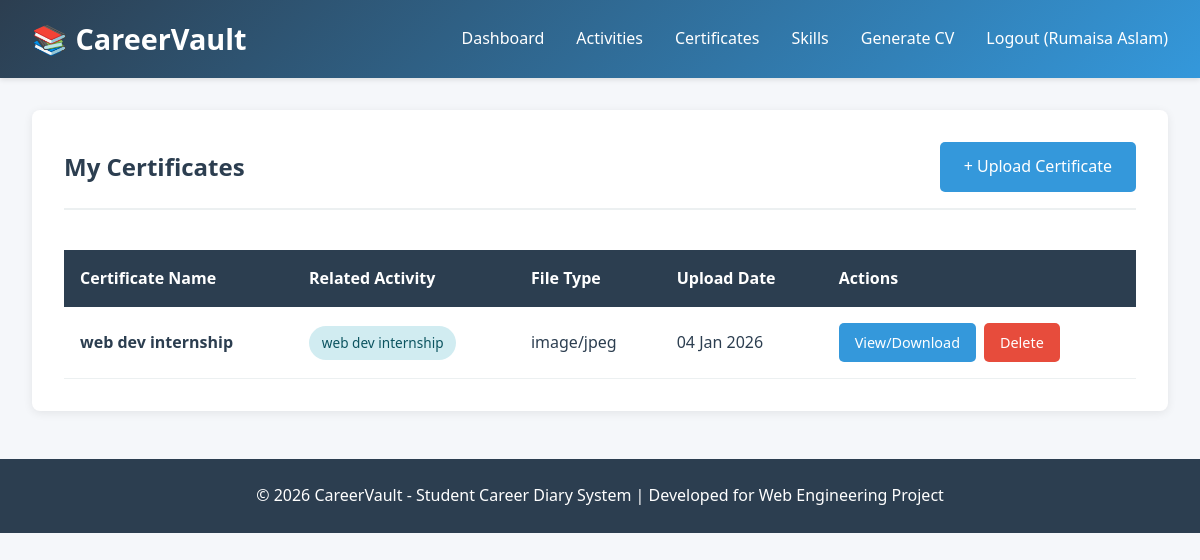
The app's page /certificates/index.php (signed in) with its own data.
### tables this page shows
CREATE TABLE `certificates` (
  `certificate_id` int(11) NOT NULL,
  `user_id` int(11) NOT NULL,
  `activity_id` int(11) DEFAULT NULL,
  `certificate_name` varchar(200) NOT NULL,
  `file_path` varchar(255) NOT NULL,
  `file_type` varchar(50) DEFAULT NULL,
  `upload_date` timestamp NOT NULL DEFAULT current_timestamp()
);

CREATE TABLE `activities` (
  `activity_id` int(11) NOT NULL,
  `user_id` int(11) NOT NULL,
  `title` varchar(200) NOT NULL,
  `type` enum('Internship','Course','Conference','Workshop') NOT NULL,
  `organization` varchar(200) NOT NULL,
  `start_date` date NOT NULL,
  `end_date` date DEFAULT NULL,
  `status` enum('Ongoing','Completed') DEFAULT 'Ongoing',
  `description` text DEFAULT NULL,
  `created_at` timestamp NOT NULL DEFAULT current_timestamp(),
  `updated_at` timestamp NOT NULL DEFAULT current_timestamp() ON UPDATE current_timestamp()
);

### includes/session.php (called while the page is built, shortened)
<?php
function get_user_id() {
    return $_SESSION['user_id'] ?? null;
}
?>

### includes/helpers.php (called while the page is built, shortened)
<?php
function format_date($date) {
    return date('d M Y', strtotime($date));
}

### certificates/index.php (the view, shortened to what this page needs)
<?php
require_once __DIR__ . '/../config/db.php';
require_once __DIR__ . '/../includes/session.php';
require_once __DIR__ . '/../includes/helpers.php';
$user_id = get_user_id();
$sql = "SELECT c.*, a.title as activity_title FROM certificates c
        LEFT JOIN activities a ON c.activity_id = a.activity_id
        WHERE c.user_id = ? ORDER BY c.upload_date DESC";
$stmt = $conn->prepare($sql);
$stmt->bind_param("i", $user_id);
$stmt->execute();
$certificates = $stmt->get_result();
include '../includes/header.php';
?>
<div class="container">
    <div class="card">
        <div class="card-header">
            <h2 class="card-title">My Certificates</h2>
            <a href="upload.php" class="btn btn-primary">+ Upload Certificate</a>
        </div>
        <?php if ($certificates->num_rows > 0): ?>
            <div class="table-responsive">
                <table class="table">
                    <thead>
                        <tr>
                            <th>Certificate Name</th>
                            <th>Related Activity</th>
                            <th>File Type</th>
                            <th>Upload Date</th>
                            <th>Actions</th>
                        </tr>
                    </thead>
                    <tbody>
                        <?php while ($cert = $certificates->fetch_assoc()): ?>
                            <tr>
                                <td><strong><?php echo htmlspecialchars($cert['certificate_name']); ?></strong></td>
                                <td>
                                    <?php
                                    echo $cert['activity_title']
                                        ? '<span class="badge badge-info">' . htmlspecialchars($cert['activity_title']) . '</span>'
                                        : '<span class="text-muted">No activity linked</span>';
                                    ?>
                                </td>
                                <td><?php echo htmlspecialchars($cert['file_type']); ?></td>
                                <td><?php echo format_date($cert['upload_date']); ?></td>
                                <td>
                                    <div class="action-buttons">
                                        <a href="download.php?id=<?php echo $cert['certificate_id']; ?>"
                                           class="btn btn-primary btn-small" target="_blank">View/Download</a>
                                        <a href="delete.php?id=<?php echo $cert['certificate_id']; ?>"
                                           class="btn btn-danger btn-small"
                                           onclick="return confirm('Are you sure you want to delete this certificate?')">Delete</a>
                                    </div>
                                </td>
                            </tr>
                        <?php endwhile; ?>
                    </tbody>
                </table>
            </div>
        <?php endif; ?>
    </div>
</div>
<?php include '../includes/footer.php'; ?>

### assets/css/style.css (style rules this page uses)
:root { --primary-color: #2c3e50; --secondary-color: #3498db; --success-color: #27ae60; --danger-color: #e74c3c; --warning-color: #f39c12; --light-bg: #ecf0f1; --dark-text: #2c3e50; --border-color: #bdc3c7; }
* { margin: 0; padding: 0; box-sizing: border-box; }
body { font-family: 'Segoe UI', Tahoma, Geneva, Verdana, sans-serif; background-color: #f5f7fa; color: var(--dark-text); line-height: 1.6; }
.container { max-width: 1200px; margin: 2rem auto; padding: 0 2rem; }
.card { background: white; border-radius: 8px; padding: 2rem; margin-bottom: 2rem; box-shadow: 0 2px 10px rgba(0,0,0,0.08); }
.card-header { display: flex; justify-content: space-between; align-items: center; margin-bottom: 1.5rem; padding-bottom: 1rem; border-bottom: 2px solid var(--light-bg); }
.card-title { font-size: 1.5rem; color: var(--primary-color); font-weight: 600; }
.btn { padding: 0.75rem 1.5rem; border: none; border-radius: 5px; cursor: pointer; font-size: 1rem; font-weight: 500; transition: all 0.3s; text-decoration: none; display: inline-block; }
.btn-primary { background-color: var(--secondary-color); color: white; }
.btn-danger { background-color: var(--danger-color); color: white; }
.btn-small { padding: 0.5rem 1rem; font-size: 0.9rem; }
.table-responsive { overflow-x: auto; }
.table { width: 100%; border-collapse: collapse; margin-top: 1rem; }
.table th { background-color: var(--primary-color); color: white; padding: 1rem; text-align: left; font-weight: 600; }
.table td { padding: 1rem; border-bottom: 1px solid var(--light-bg); }
.badge { display: inline-block; padding: 0.4rem 0.8rem; border-radius: 20px; font-size: 0.85rem; font-weight: 500; }
.badge-info { background-color: #d1ecf1; color: #0c5460; }
.action-buttons { display: flex; gap: 0.5rem; }

### records on screen
certificates: certificate_name "web dev internship", activity.title "web dev internship", file_type "image/jpeg", upload_date "04 Jan 2026"

### other values on screen
get_user_name() "Rumaisa Aslam"
